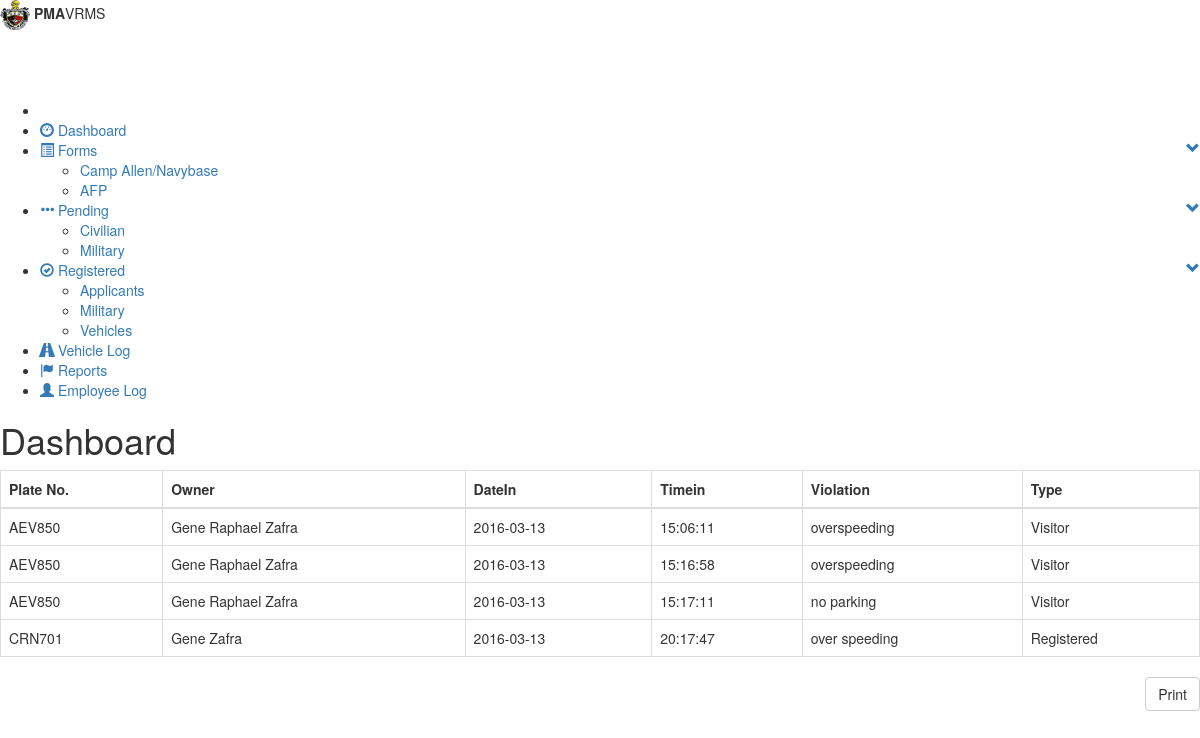
The page /reports.php (signed in) on the database its author committed.
### tables this page shows
CREATE TABLE IF NOT EXISTS `report` (
  `rid` int(11) NOT NULL AUTO_INCREMENT,
  `plateNum` varchar(7) NOT NULL,
  `owner` varchar(50) NOT NULL,
  `datein` date NOT NULL,
  `timein` time NOT NULL,
  `violation` text NOT NULL,
  `type` varchar(15) NOT NULL,
  `flag` int(11) NOT NULL,
  PRIMARY KEY (`rid`)
);

### logic/registered_logic.php (called while the page is built, shortened)
<?php
	require_once('db/database.php');
	$database = new Database();
	$query = 'SELECT * FROM form1_applicantpd';
	$database->execute($query);
	$query = 'SELECT * FROM form2_militarypd';
	$database->execute($query);
	$query = 'SELECT * FROM vehicle_information';
	$database->execute($query);
	$query = 'SELECT * FROM log';
	$database->execute($query);
	$query = 'SELECT * FROM userlog';
	$database->execute($query);
	$query = 'SELECT * FROM report';
	$database->execute($query);
	$reports = array();
?>

### db/database.php (called while the page is built, shortened)
<?php
	class Database{
		private $database;
		private function connect(){
			$host			= 'localhost';
			$username		= 'root';
			$password		= '';
			$database_name	= 'pma-vrms';
			$port			= 3306;
			$this->database = mysqli_connect($host, $username, $password, $database_name, $port);
		}
		public function execute($query){
			$this->result = mysqli_query($this->database, $query) OR die('Error database');
		}
	}
?>

### reports.php (the view, shortened to what this page needs)
<!DOCTYPE html>
<html>
<head>
	<link rel="stylesheet" href="bootstrap/css/bootstrap.min.css">
	<link rel="stylesheet" type="text/css" href="css/fieldset.css">
</head>
	<body>
		<?php include('header/header.php'); ?>
		<?php include('logic/registered_logic.php'); ?>
		<div class="'container">
			<div class="row">
				<div class="col-md-12">
					<table class="table table-bordered">
						<thead>
							<th>Plate No.</th>
							<th>Owner</th>
							<th>DateIn</th>
							<th>Timein</th>
							<th>Violation</th>
							<th>Type</th>
						</thead>
						<tbody>
							<?php
								foreach ($reports as $key => $report) {
									echo <<<DATA
										<tr id='report$key'>
											<td style='display:none'>$report[rid]</td>
											<td>$report[plateNum]</td>
											<td>$report[owner]</td>
											<td>$report[datein]</td>
											<td>$report[timein]</td>
											<td>$report[violation]</td>
											<td>$report[type]</td>
										</tr>
DATA;
								}
							?>
						</tbody>
					</table>
					<button class="btn btn-default pull-right">Print</button>
				</div>
			</div>
		</div>
	</body>
</html>

### rows shown on the page
report: plateNum "AEV850", owner "Gene Raphael Zafra", datein "2016-03-13", timein "15:06:11", violation "overspeeding", type "Visitor"
report: plateNum "AEV850", owner "Gene Raphael Zafra", datein "2016-03-13", timein "15:16:58", violation "overspeeding", type "Visitor"
report: plateNum "AEV850", owner "Gene Raphael Zafra", datein "2016-03-13", timein "15:17:11", violation "no parking", type "Visitor"
report: plateNum "CRN701", owner "Gene Zafra", datein "2016-03-13", timein "20:17:47", violation "over speeding", type "Registered"
